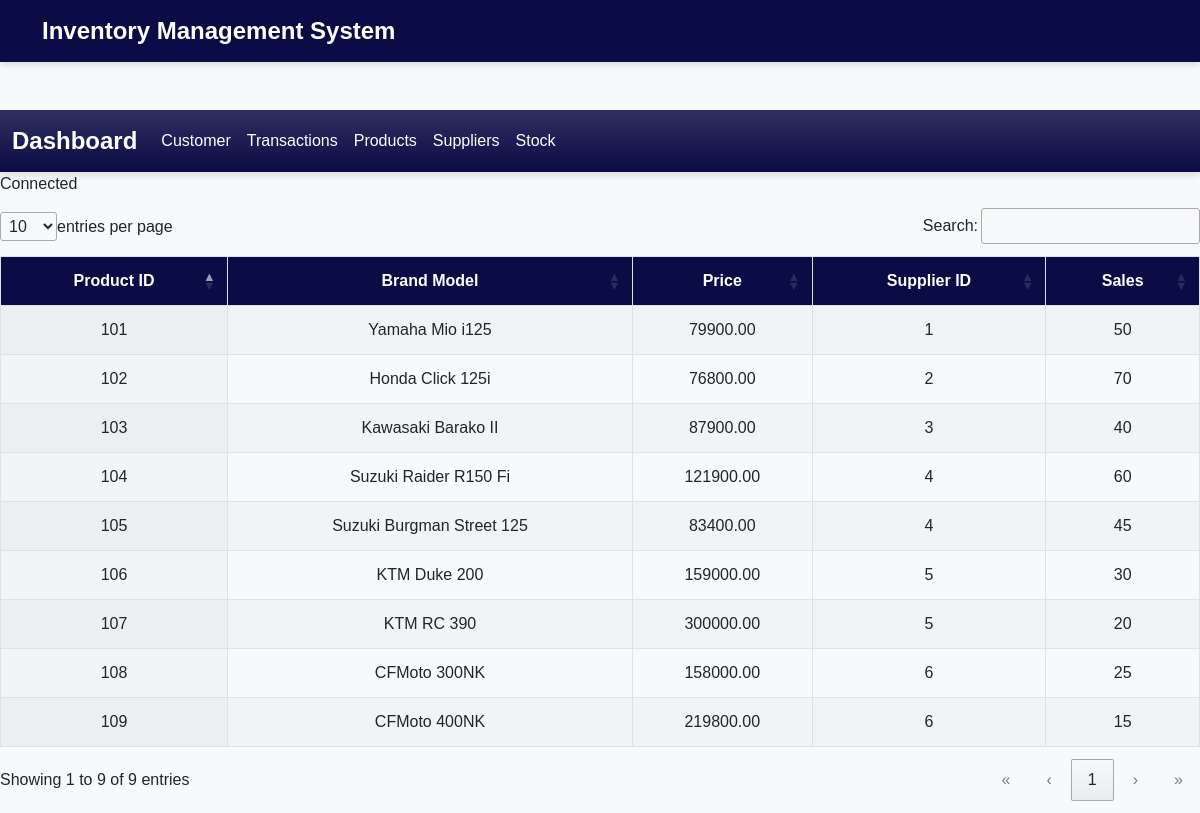
The page /product.php on the database its author committed.
### tables this page shows
CREATE TABLE `product_table` (
  `product_id` int PRIMARY KEY AUTO_INCREMENT,
  `brand_model` varchar(255),
  `supplier_id` int,
  `sales` int
);

### product.php (the view, shortened to what this page needs)
<?php
include "header.php";
include "navbar.php";
$host = 'localhost';
$username =  'root';
$password = '';
$database = 'new-ims';
$conn = '';
try{
  $conn = new mysqli($host, $username, $password, $database);
}catch(mysqli_sql_exception){
  echo"Could not connect to the database";
}
if ($conn){
  echo "Connected";
}
?>
<table id="myTable" class="display">
        <thead>
            <tr>
                <th>Product ID</th>
                <th>Brand Model</th>
                <th>Price</th>
                <th>Supplier ID</th>
                <th>Sales</th>
            </tr>
        </thead>
        <tbody>
<?php
    $query = "SELECT product_id, brand_model, price, supplier_id,  sales FROM product_table";
    $result = $conn->query($query);
    if($result->num_rows > 0 ){
      while($row = $result->fetch_assoc()){
        echo "<tr>";
        echo "<td>" .  htmlspecialchars($row['product_id']). "</td>";
        echo "<td>" .  htmlspecialchars($row['brand_model']). "</td>";
        echo "<td>" .  htmlspecialchars($row['price']). "</td>";
        echo "<td>" .  htmlspecialchars($row['supplier_id']). "</td>";
        echo "<td>" .  htmlspecialchars($row['sales']). "</td>";
      }
    }else {
      echo "<tr> <td colspan = '6'>No data found </td> </tr>";
    }
?>
        </tbody>
    </table>
<?php include "footer.php"; ?>

### header.php (style rules this page uses)
body { background-color: #f8f9fa; font-family: 'Poppins', sans-serif; }
#myTable { width: 100%; border-collapse: collapse; font-family: 'Poppins', sans-serif; }
#myTable thead { background-color: #0B0B45; color: white; }
#myTable th, #myTable td { padding: 12px 15px; border: 1px solid #dee2e6; text-align: center; }

### rows shown on the page
product_table: product_id "101", brand_model "Yamaha Mio i125", price "79900.00", supplier "1", sales "50"
product_table: product_id "102", brand_model "Honda Click 125i", price "76800.00", supplier "2", sales "70"
product_table: product_id "103", brand_model "Kawasaki Barako II", price "87900.00", supplier "3", sales "40"
product_table: product_id "104", brand_model "Suzuki Raider R150 Fi", price "121900.00", supplier "4", sales "60"
product_table: product_id "105", brand_model "Suzuki Burgman Street 125", price "83400.00", supplier "4", sales "45"
product_table: product_id "106", brand_model "KTM Duke 200", price "159000.00", supplier "5", sales "30"
product_table: product_id "107", brand_model "KTM RC 390", price "300000.00", supplier "5", sales "20"
product_table: product_id "108", brand_model "CFMoto 300NK", price "158000.00", supplier "6", sales "25"
product_table: product_id "109", brand_model "CFMoto 400NK", price "219800.00", supplier "6", sales "15"
